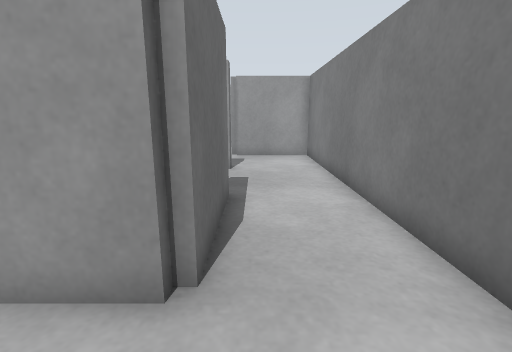
view 1 (above)

24 first-person views from a walk through a robot-simulator world made for Gazebo. The camera is 0.2 m above the floor, tilts 12° down and sees 85° across. The floor is counted in squares, 0.1 m on a side. Each view is taken from the middle of a square. On the plan, view 1 faces up. The plan holds only what a view shows up to about 16 squares ahead; the rest is blank. The place goes on beyond the plan.

view 2
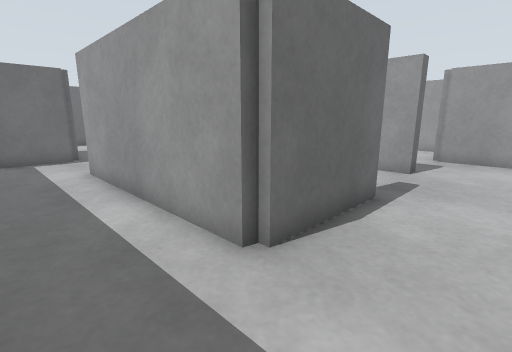

view 3
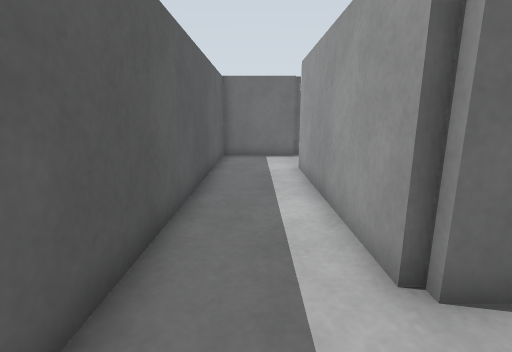

view 4
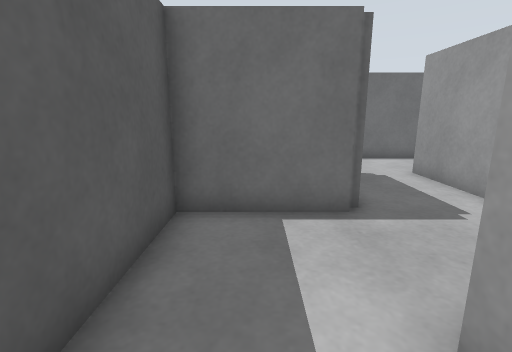

view 5
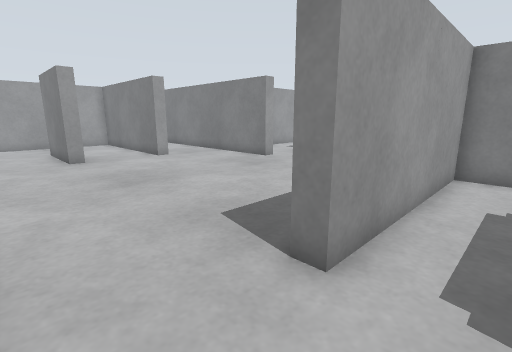

view 6
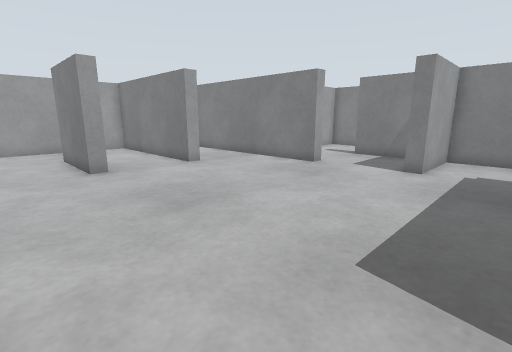

view 7
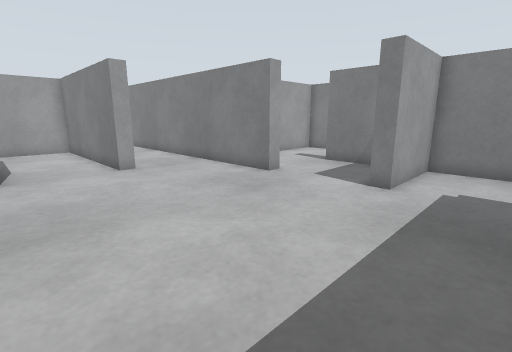

view 8
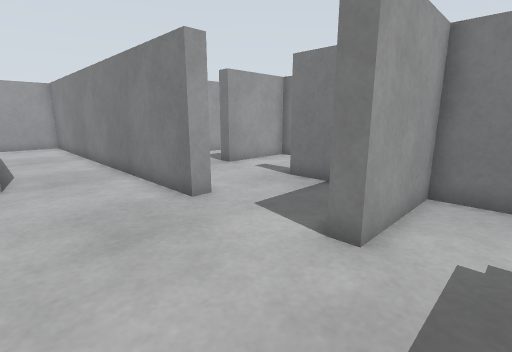

view 9
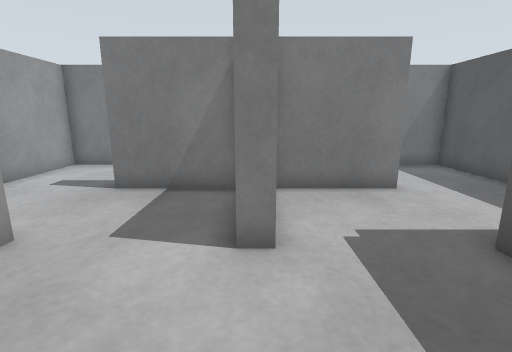

view 10
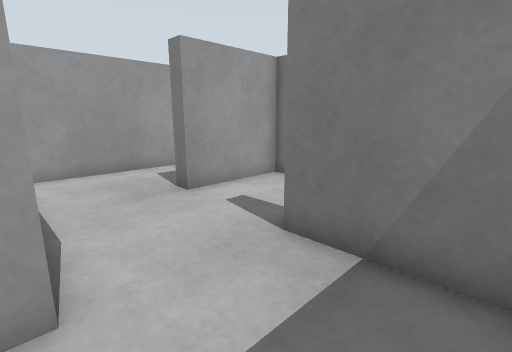

view 11
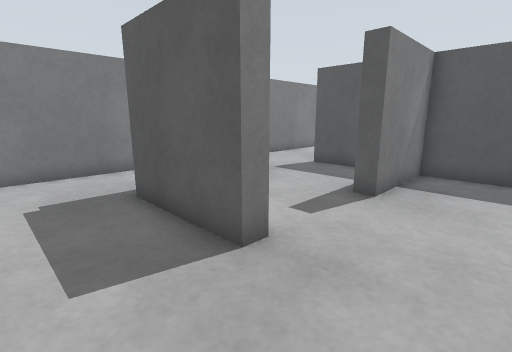

view 12
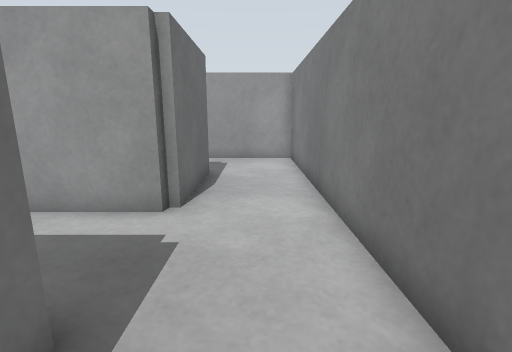

view 13
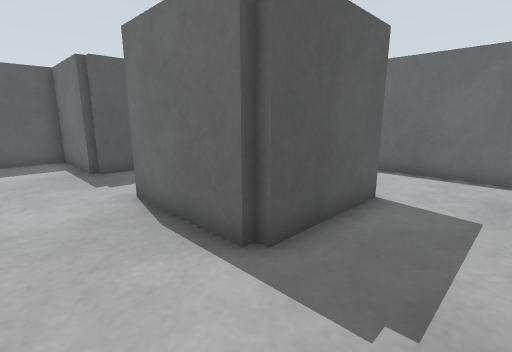

view 14
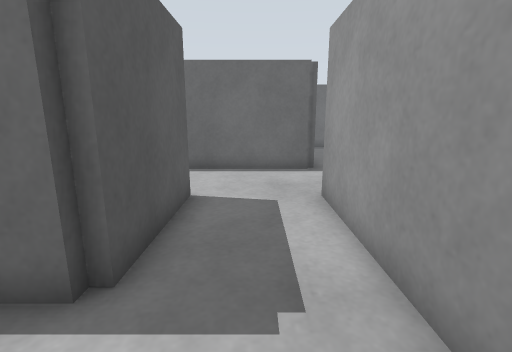

view 15
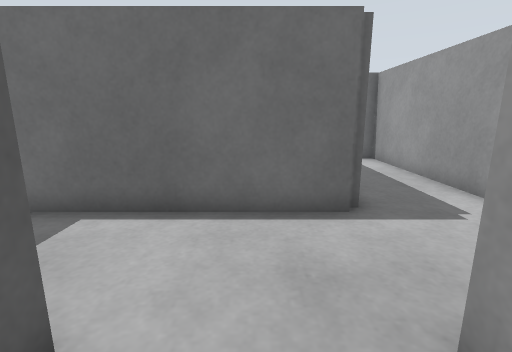

view 16
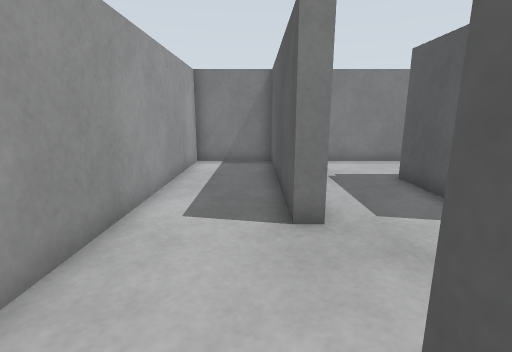

view 17
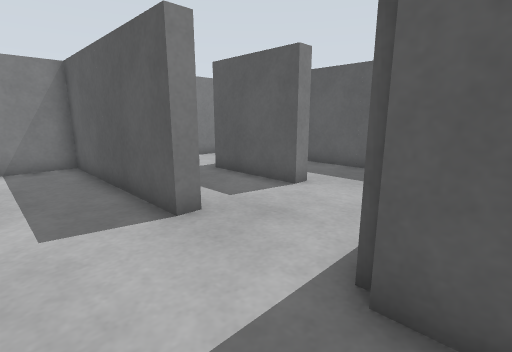

view 18
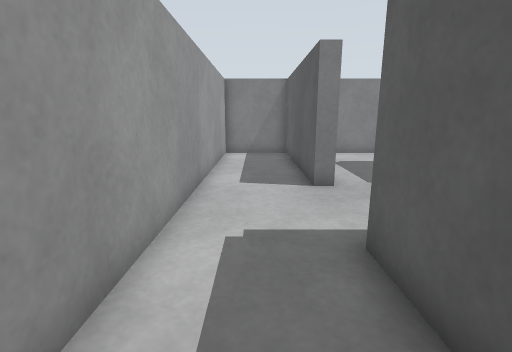

view 19
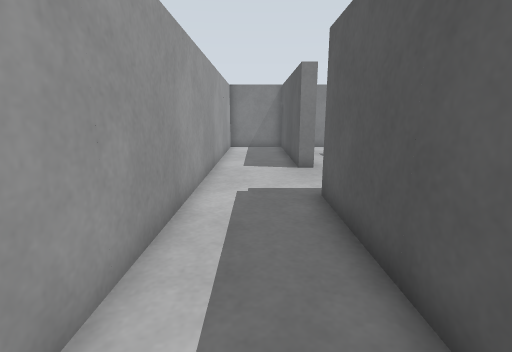

view 20
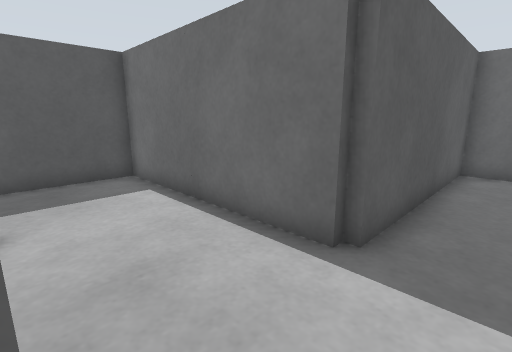

view 21
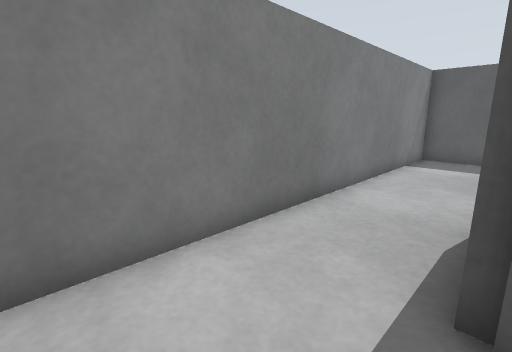

view 22
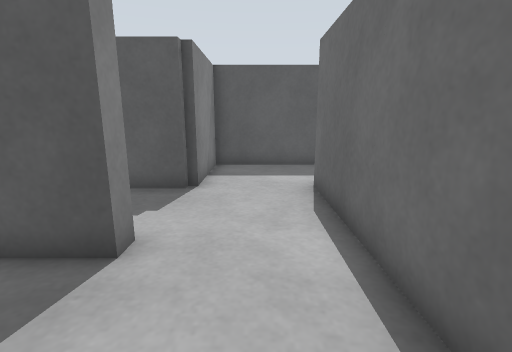

view 23
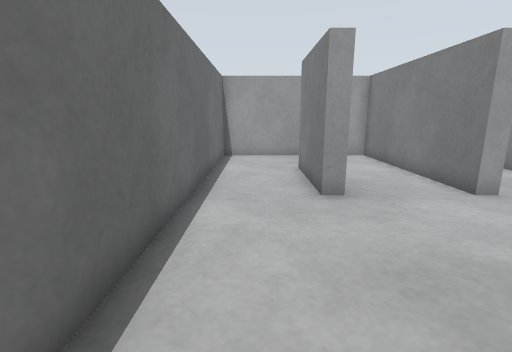

view 24
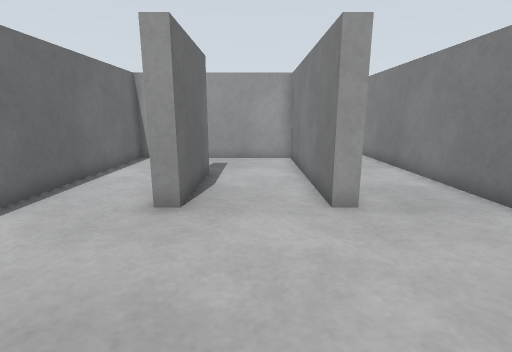

### Floor plan
Points are (right, up) in squares from view 1. A wall is a line through its corners. A room is listed if a view was taken in it or the views show most of it. See-through windows are left out.
Room 1 (views 1, 2, 3, 4, 5, 6, 7, 8, 9, 10, 22, 23, 24)
walls: (-8.6, 15) (-9.3, 15) (-9.3, 28.8); (-7.8, 11.3) (-5.3, 11.3) (-5.3, 15) (-4.6, 15); (-12.6, 19) (-13.3, 19) (-13.3, 26.7) (-20.7, 26.7) (-20.7, 13.5); (-9.3, 5.2) (-9.3, 6.7) (-17, 6.7) (-17, 7.3) (-15.2, 7.3); (-3, 11.3) (-1, 11.3) (-1, 10.7) (-2.1, 10.7); (-5.3, 7) (-5.3, 10.7) (-9, 10.7) (-9, 11.4); (-20.7, 9.5) (-20.7, 3); (-16.7, 23) (-16.7, 19) (-17.3, 19) (-17.3, 23); (-12.7, 3.1) (-12.7, -0.7) (0.5, -0.7); (-1.3, 17) (-1.3, 18.7) (-5, 18.7); (-17.1, 3.3) (-15.4, 3.3); (-4.8, 3.3) (-1.3, 3.3) (-1.3, 5); (-0.7, 7.1) (-0.7, 2.7) (-9, 2.7); (-1, 3.1) (-1, 2.6); (-11.1, 30.7) (-12, 30.7); (-21.5, -0.7) (-17.3, -0.7) (-17.3, 3); (2.7, 2.6) (2.7, 14.7) (-1, 14.7)
ways out: opening at (-7, 19) to room 2
Room 2 (views 11, 12, 13, 14, 15, 21)
walls: (-1.1, 19) (-0.7, 19) (-0.7, 15.3) (2.7, 15.3) (2.7, 30.7) (-5, 30.7); (-5, 18.7) (-5, 19.3) (-1, 19.3); (-1.1, 27) (-0.6, 27); (-5, 26.6) (-5, 27.3) (-0.7, 27.3) (-0.7, 22.7) (-8, 22.7); (-8.7, 31) (-8.7, 26.5)
ways out: opening at (-7, 19) to room 1; opening at (-7, 31) to room 3; opening at (-7, 27) to room 4
Room 3 (views 16, 17, 18, 19, 20)
walls: (-9.1, 31) (-8.7, 31); (-5, 30.7) (-5, 31.3) (2.7, 31.3) (2.7, 34.7) (-16.7, 34.7) (-16.7, 34.2); (-16.7, 32.6) (-16.7, 31.3) (-9, 31.3)
ways out: opening at (-7, 31) to room 2
Room 4 (no view inside)
walls: (-8.7, 26.5) (-8.7, 23.3) (-2.6, 23.3)
ways out: opening at (-7, 27) to room 2

Where each view was taken, in squares from view 1:
view 1: 0 up, 0 right, facing up
view 2: 0 up, 2 right, facing up-left
view 3: 1 up, 2 right, facing left
view 4: 1 up, 7 left, facing left
view 5: 5 up, 20 left, facing up-right
view 6: 8 up, 20 left, facing up-right
view 7: 8 up, 17 left, facing up-right
view 8: 9 up, 13 left, facing up-right
view 9: 11 up, 13 left, facing right
view 10: 12 up, 9 left, facing up-right
view 11: 22 up, 8 left, facing down-right
view 12: 17 up, 1 right, facing up
view 13: 30 up, 2 right, facing down-left
view 14: 29 up, 2 right, facing left
view 15: 29 up, 3 left, facing left
view 16: 32 up, 10 left, facing right
view 17: 34 up, 10 left, facing down-right
view 18: 33 up, 13 left, facing right
view 19: 33 up, 16 left, facing right
view 20: 33 up, 5 left, facing down-left
view 21: 30 up, 1 left, facing down-right
view 22: 11 up, 19 left, facing down
view 23: 12 up, 19 left, facing up
view 24: 13 up, 15 left, facing up
